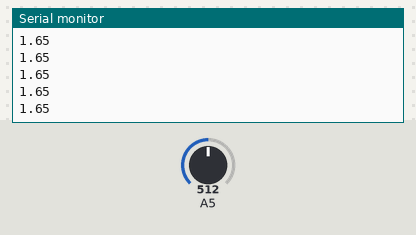
The sketch below on a simulated Arduino Uno, built with avr-gcc and run on an emulated ATmega328P. Parts: the last lines printed to the serial monitor. The test bench sets the inputs (shaded band); at power-on: A5 = 512.

Above: at 1.2 s.
1.3 s: A5 set to 716
At 2.0 s:
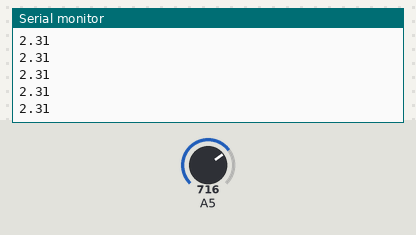
2.8 s: A5 set to 900
At 3.8 s:
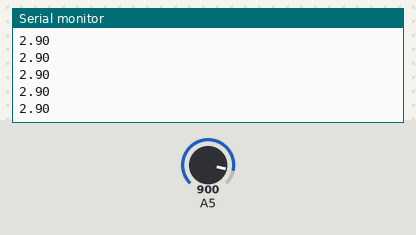
Timing chart, 0 to 5.8 s (numbered marks = the images above; inputs shaded):
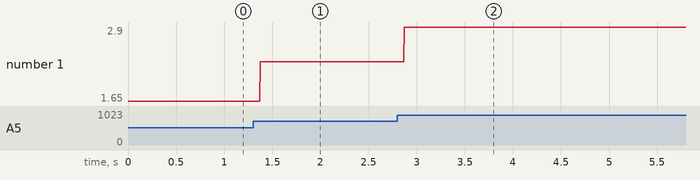

Measured:
- after the input at 1.3 s, the serial monitor: prints a new line after 0.07 s (image 1)
- after the input at 2.8 s, the serial monitor: prints a new line after 0.07 s (image 2)
- plotted number 1: 1.65 → 2.31 after the input at 1.3 s, 2.31 → 2.9 after the input at 2.8 s

The sketch:

read_voltage.ino
```cpp
float sourceVoltage = 3.3;

// the setup routine runs once when you press reset:
void setup() {
  // initialize serial communication at 9600 bits per second:
  Serial.begin(9600);
}

// the loop routine runs over and over again forever:
void loop() {
  // read the input on analog pin 0:
  int sensorValue = analogRead(A5);
  // Convert the analog reading (which goes from 0 - 1023) to a voltage (0 - 5V):
  float voltage = sensorValue * (sourceVoltage / 1023.0);
  // print out the value you read:
  Serial.println(voltage);
}
```
